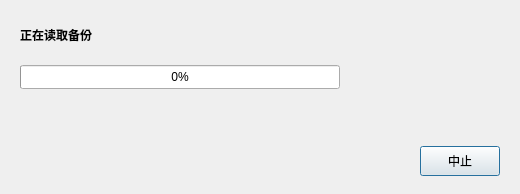
<?xml version="1.0" encoding="UTF-8"?>
<ui version="4.0">
 <class>LibraryImportProgressDialog</class>
 <widget class="QDialog" name="LibraryImportProgressDialog">
  <property name="geometry">
   <rect>
    <x>0</x>
    <y>0</y>
    <width>520</width>
    <height>194</height>
   </rect>
  </property>
  <property name="minimumSize">
   <size>
    <width>500</width>
    <height>194</height>
   </size>
  </property>
  <property name="windowTitle">
   <string>导入图库备份</string>
  </property>
  <layout class="QVBoxLayout" name="verticalLayout">
   <property name="leftMargin">
    <number>20</number>
   </property>
   <property name="topMargin">
    <number>18</number>
   </property>
   <property name="rightMargin">
    <number>20</number>
   </property>
   <property name="bottomMargin">
    <number>18</number>
   </property>
   <property name="spacing">
    <number>10</number>
   </property>
   <item>
    <widget class="QLabel" name="labelStatus">
     <property name="font">
      <font>
       <bold>true</bold>
      </font>
     </property>
     <property name="text">
      <string>正在读取备份</string>
     </property>
    </widget>
   </item>
   <item>
    <layout class="QHBoxLayout" name="horizontalLayoutProgress">
     <item>
      <widget class="QProgressBar" name="progressBar">
       <property name="minimumSize">
        <size>
         <width>0</width>
         <height>24</height>
        </size>
       </property>
       <property name="maximum">
        <number>100</number>
       </property>
       <property name="value">
        <number>0</number>
       </property>
       <property name="format">
        <string>%p%</string>
       </property>
      </widget>
     </item>
     <item>
      <widget class="QLabel" name="labelTaskProgress">
       <property name="minimumSize">
        <size>
         <width>150</width>
         <height>24</height>
        </size>
       </property>
       <property name="text">
        <string/>
       </property>
       <property name="alignment">
        <set>Qt::AlignmentFlag::AlignRight|Qt::AlignmentFlag::AlignVCenter</set>
       </property>
      </widget>
     </item>
    </layout>
   </item>
   <item>
    <widget class="QLabel" name="labelDetail">
     <property name="minimumSize">
      <size>
       <width>0</width>
       <height>20</height>
      </size>
     </property>
     <property name="text">
      <string/>
     </property>
    </widget>
   </item>
   <item>
    <layout class="QHBoxLayout" name="horizontalLayoutActions">
     <item>
      <spacer name="horizontalSpacerActions">
       <property name="orientation">
        <enum>Qt::Orientation::Horizontal</enum>
       </property>
       <property name="sizeHint" stdset="0">
        <size>
         <width>40</width>
         <height>20</height>
        </size>
       </property>
      </spacer>
     </item>
     <item>
      <widget class="QPushButton" name="pushButtonCancel">
       <property name="minimumSize">
        <size>
         <width>80</width>
         <height>30</height>
        </size>
       </property>
       <property name="text">
        <string>中止</string>
       </property>
      </widget>
     </item>
    </layout>
   </item>
  </layout>
 </widget>
 <resources/>
 <connections/>
</ui>
